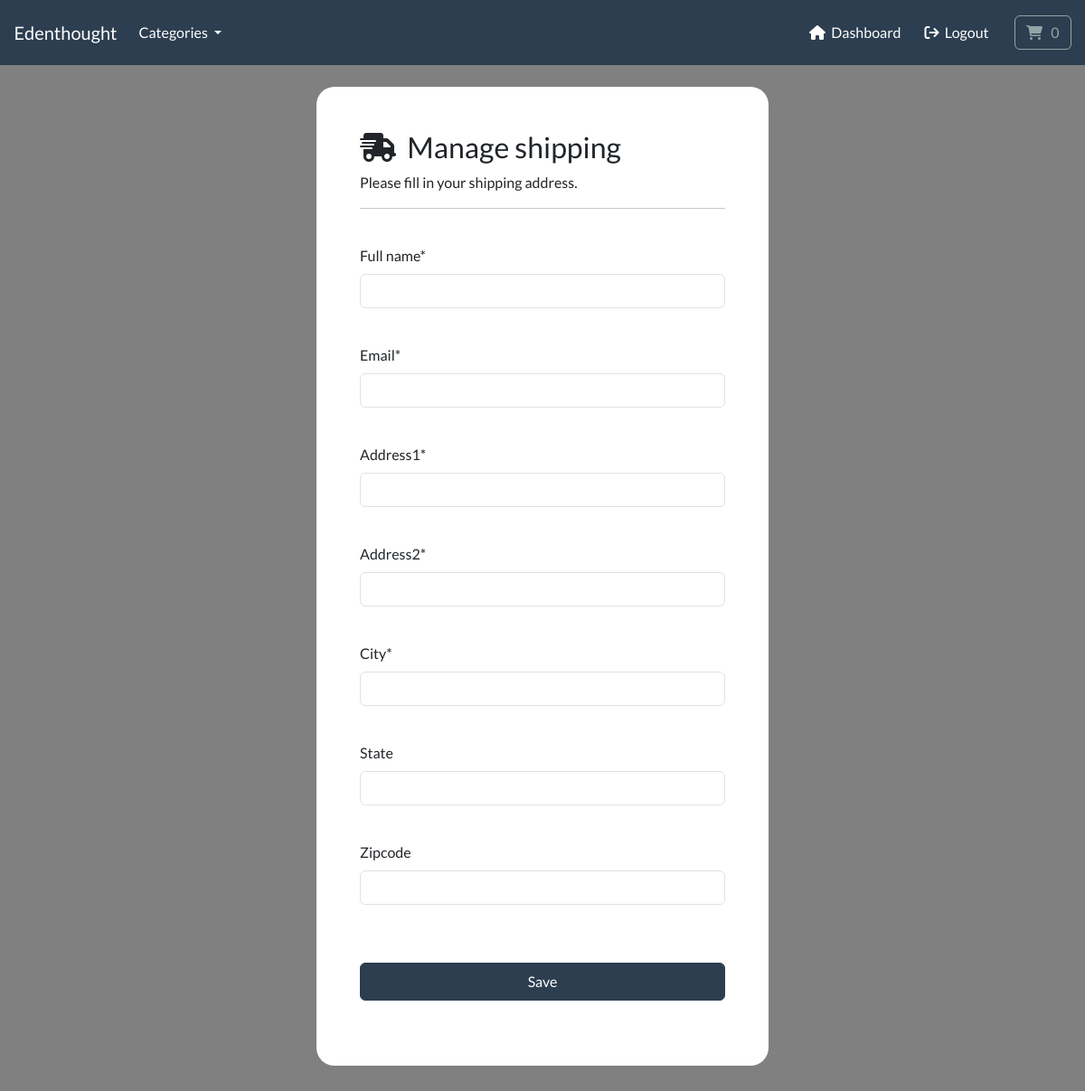
The page /account/manage-shipping (signed in) on the database as committed earlier.
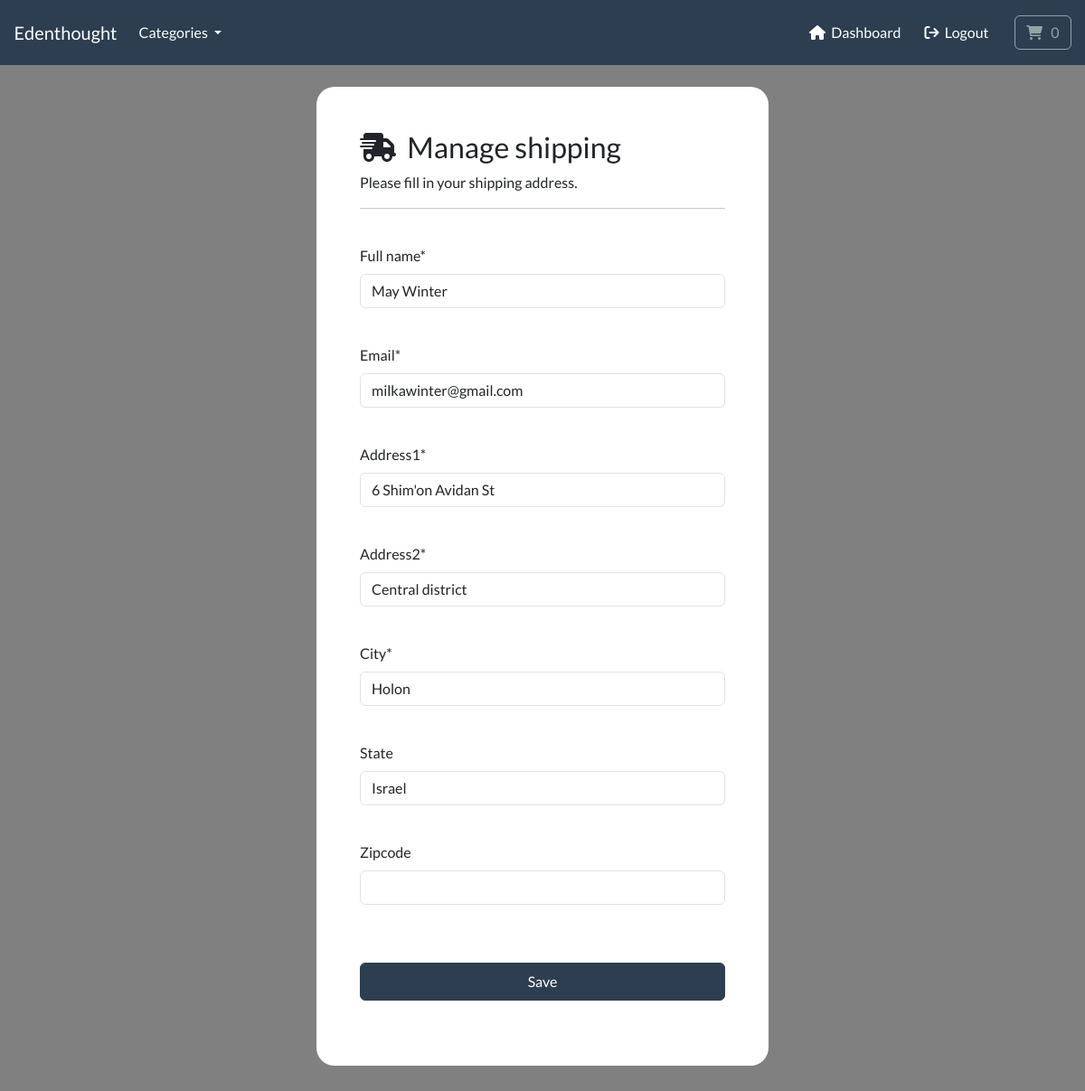
The same page on the database as committed later.
### payment/models.py (models this page shows, shortened)
class ShippingAddress(models.Model):
    class Meta:
        verbose_name_plural = 'Shipping Address'
    full_name = models.CharField(max_length=300)
    email = models.EmailField(max_length=255)
    address1 = models.CharField(max_length=300)
    address2 = models.CharField(max_length=300)
    city = models.CharField(max_length=255)
    state = models.CharField(max_length=255, null=True, blank=True)
    zipcode = models.CharField(max_length=255, null=True, blank=True)
    user = models.ForeignKey(User, on_delete=models.CASCADE, null=True, blank=True)

### account/views.py (the view, shortened to what this page needs)
# urls.py: path('manage-shipping', views.manage_shipping, name='manage-shipping'),
@login_required(login_url='my-login')
def manage_shipping(request):
    try:
        shipping = ShippingAddress.objects.get(user=request.user.id)
    except:
        shipping = None
    form = ShippingForm(instance=shipping)
    context = {'form': form}
    return render(request, 'account/manage-shipping.html', context=context)

### payment/forms.py
class ShippingForm(forms.ModelForm):
    class Meta:
        model = ShippingAddress
        fields = ['full_name', 'email', 'address1', 'address2', 'city', 'state', 'zipcode']
        exclude = ['user']

### cart/cart.py (called while the page is built)
    def __len__(self):
        return sum(item['qty'] for item in self.cart.values())

### cart/context_processors.py (called while the page is built)
def cart(request):
    return {'cart': Cart(request)}

### store/models.py (called while the page is built)
    def get_absolute_url(self):
        return reverse('list-category', args=[self.slug])

### store/views.py (called while the page is built)
def categories(request):
    all_categories = Category.objects.all()
    return {'all_categories': all_categories}

### account/templates/account/manage-shipping.html (shortened to what this page needs)
{% include 'store/base.html' %}
{% load static %}
{% load crispy_forms_tags %}
{% block content %}
    <body>
        <br>
        <div class="container bg-white shadow-md p-5 form-layout">
            <h3><i class="fa-solid fa-truck-fast"></i>&nbsp; Manage shipping</h3>
            <p>Please fill in your shipping address.</p>
            <hr>
            <br>
            <form method="POST" autocomplete="off">
                {{form.full_name|as_crispy_field}} <br>
                {{form.email|as_crispy_field}}  <br>
                {{form.address1|as_crispy_field}}  <br>
                {{form.address2|as_crispy_field}}  <br>
                {{form.city|as_crispy_field}}  <br>
                {{form.state|as_crispy_field}}  <br>
                {{form.zipcode|as_crispy_field}}
                <br> <br>
                <button type="submit" class="btn btn-primary navbar-btn text-white w-100 p-2">Save</button>
            </form>
            <br>
        </div>
        <br> <br>
    </body>
{% endblock %}

Rows that differ between the two databases and show on the page:
added ShippingAddress: full_name "May Winter", email "milkawinter@gmail.com", address1 "6 Shim'on Avidan St", address2 "Central district", city "Holon", state "Israel"
